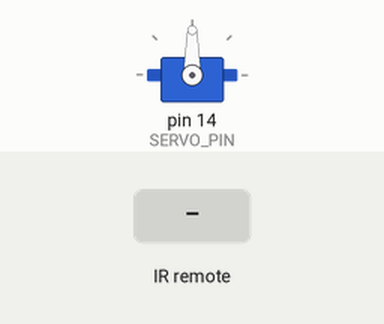
A sketch run on a simulated Arduino Uno, built with avr-gcc and run on an emulated ATmega328P. Parts: servo. The test bench sets the inputs (shaded band).

Above: at 1.2 s.
1.3 s: infrared code 0xFFE01F received
At 2.4 s:
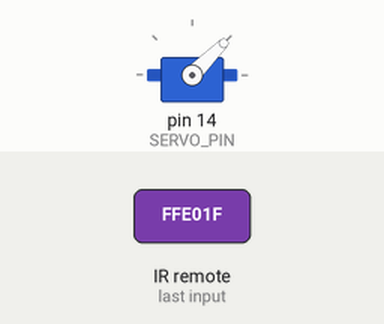
Timing chart, 0 to 4.3 s (numbered marks = the images above; inputs shaded):
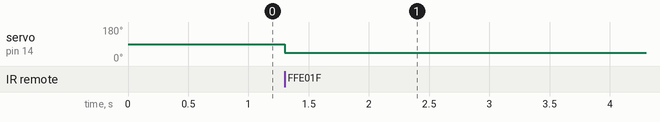

Measured:
- after the input at 1.3 s, servo on pin 14 (SERVO_PIN): 90° → 45° at once

The sketch:

IR_Control.ino
```cpp
#include <IRremote.h>
#include <Servo.h>

const int IR_OUT = 7;
const int SERVO_PIN = 14;
IRrecv irrecv(IR_OUT);
decode_results result;
Servo servo;

unsigned int key_value = 0;
unsigned int angle = 0;

void setup() {
  Serial.begin(9600);
  servo.attach(SERVO_PIN);
  irrecv.enableIRIn();
  irrecv.blink13(true);
  // pinMode(SERVO_PIN, OUTPUT);
}

void loop() {
  if (irrecv.decode(&result)) {
    if (result.value == 0XFFFFFFFF)
      result.value = key_value;
    // Serial.println(result.value, HEX);
    switch(result.value) {
      case 0xFFE01F: // Vol -
        rotateLeft();
        break;
      case 0xFFA857: // Vol +
        rotateRight();
        break;
    }
    // Serial.println(angle);
    // servo.write(angle);
    key_value = result.value;
    irrecv.resume();
    delay(1000);
  }
}

void rotateLeft () {
  angle -= 45;
  resolveAngle();
}

void rotateRight () {
  angle += 45;
  resolveAngle();
}

void resolveAngle () {
  if (angle < 0 or angle > 180)
    angle = 0;
  servo.write(45);
}
```
